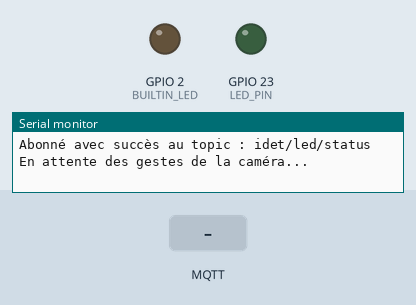
Simulated run of this sketch. Board: ESP32. Parts: output pins drawn as LEDs (lit = HIGH), the last lines printed to the serial monitor. Inputs (shaded band) come from the test bench. WiFi joins after 1.5 s; servers stay silent unless stated; random numbers use the default seed unless the sketch sets one; no MQTT or app messages arrive unless stated.

Above: at 2.7 s.
2.8 s: MQTT message "ON" arrives on the first subscribed topic
At 3.2 s:
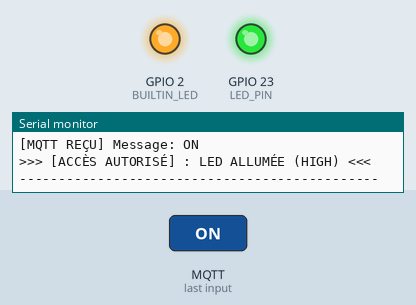
4.3 s: MQTT message "OFF" arrives on the first subscribed topic
At 5.6 s:
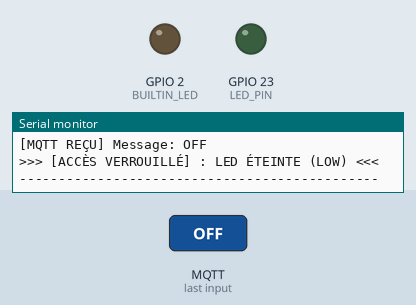
Timing chart, 0 to 7.3 s (numbered marks = the images above; inputs shaded):
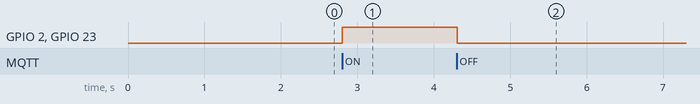

Measured:
- after the input at 2.8 s, GPIO 2 (BUILTIN_LED), GPIO 23 (LED_PIN): LOW → HIGH at once
- after the input at 4.3 s, GPIO 2 (BUILTIN_LED), GPIO 23 (LED_PIN): HIGH → LOW at once

The sketch:

sketch.ino
```cpp
/*
  Projet M2 IoT : Contrôle d'Accès par Geste - Actionneur LED ESP32 (Wokwi)
  ========================================================================
  Ce programme s'exécute sur une carte ESP32 simulée dans Wokwi.
  Il se connecte au WiFi simulé (Wokwi-GUEST), s'abonne au topic MQTT
  "idet/led/status" sur le broker public "test.mosquitto.org", et pilote
  l'état d'une LED connectée sur la broche GPIO 23.

  Matériel simulé dans Wokwi :
  - ESP32 DevKit v4
  - LED verte (Anode sur GPIO 23, Cathode via résistance 220 ohms au GND)
  - Résistance 220 ohms
*/

#include <WiFi.h>
#include <PubSubClient.h>

// Configuration des broches
const int LED_PIN = 23;        // Broche GPIO connectée à la LED
const int BUILTIN_LED = 2;     // LED intégrée ESP32 (témoin secondaire)

// Configuration WiFi Wokwi
const char* WIFI_SSID = "Wokwi-GUEST";
const char* WIFI_PASSWORD = "";

// Configuration MQTT
const char* MQTT_BROKER = "test.mosquitto.org";
const int   MQTT_PORT   = 1883;
const char* MQTT_TOPIC  = "idet/led/status";

WiFiClient espClient;
PubSubClient mqttClient(espClient);

// Fonction de rappel lors de la réception d'un message MQTT
void mqttCallback(char* topic, byte* payload, unsigned int length) {
  String message = "";
  for (unsigned int i = 0; i < length; i++) {
    message += (char)payload[i];
  }
  message.trim();

  Serial.println("----------------------------------------------");
  Serial.print("[MQTT REÇU] Topic: ");
  Serial.println(topic);
  Serial.print("[MQTT REÇU] Message: ");
  Serial.println(message);

  // Commande de la LED selon l'ordre reçu
  if (message.equalsIgnoreCase("ON")) {
    digitalWrite(LED_PIN, HIGH);
    digitalWrite(BUILTIN_LED, HIGH);
    Serial.println(">>> [ACCÈS AUTORISÉ] : LED ALLUMÉE (HIGH) <<<");
  }
  else if (message.equalsIgnoreCase("OFF")) {
    digitalWrite(LED_PIN, LOW);
    digitalWrite(BUILTIN_LED, LOW);
    Serial.println(">>> [ACCÈS VERROUILLÉ] : LED ÉTEINTE (LOW) <<<");
  }
  else {
    Serial.print("Commande inconnue : ");
    Serial.println(message);
  }
  Serial.println("----------------------------------------------");
}

// Connexion au réseau WiFi Wokwi
void setupWifi() {
  delay(10);
  Serial.println();
  Serial.print("Connexion au WiFi ");
  Serial.print(WIFI_SSID);

  WiFi.mode(WIFI_STA);
  WiFi.begin(WIFI_SSID, WIFI_PASSWORD);

  while (WiFi.status() != WL_CONNECTED) {
    delay(500);
    Serial.print(".");
  }

  Serial.println();
  Serial.println("WiFi connecté avec succès !");
  Serial.print("Adresse IP ESP32 : ");
  Serial.println(WiFi.localIP());
}

// Reconnexion automatique au broker MQTT
void reconnectMQTT() {
  while (!mqttClient.connected()) {
    Serial.print("Connexion au broker MQTT (");
    Serial.print(MQTT_BROKER);
    Serial.print(")... ");

    // Génération d'un identifiant client unique
    String clientId = "ESP32_Wokwi_LED_" + String(random(0xffff), HEX);

    if (mqttClient.connect(clientId.c_str())) {
      Serial.println("CONNECTÉ !");
      // Abonnement au topic
      mqttClient.subscribe(MQTT_TOPIC);
      Serial.print("Abonné avec succès au topic : ");
      Serial.println(MQTT_TOPIC);
      Serial.println("En attente des gestes de la caméra...");
    } else {
      Serial.print("Échec, rc=");
      Serial.print(mqttClient.state());
      Serial.println(" - Nouvelle tentative dans 3 secondes...");
      delay(3000);
    }
  }
}

void setup() {
  Serial.begin(115200);
  Serial.println("==============================================");
  Serial.println("   ESP32 GESTURE ACCESS CONTROL (WOKWI)      ");
  Serial.println("==============================================");

  // Configuration des broches en sortie
  pinMode(LED_PIN, OUTPUT);
  pinMode(BUILTIN_LED, OUTPUT);
  digitalWrite(LED_PIN, LOW);
  digitalWrite(BUILTIN_LED, LOW);

  // Connexion WiFi
  setupWifi();

  // Configuration client MQTT
  mqttClient.setServer(MQTT_BROKER, MQTT_PORT);
  mqttClient.setCallback(mqttCallback);
}

void loop() {
  if (!mqttClient.connected()) {
    reconnectMQTT();
  }
  mqttClient.loop();
}
```
